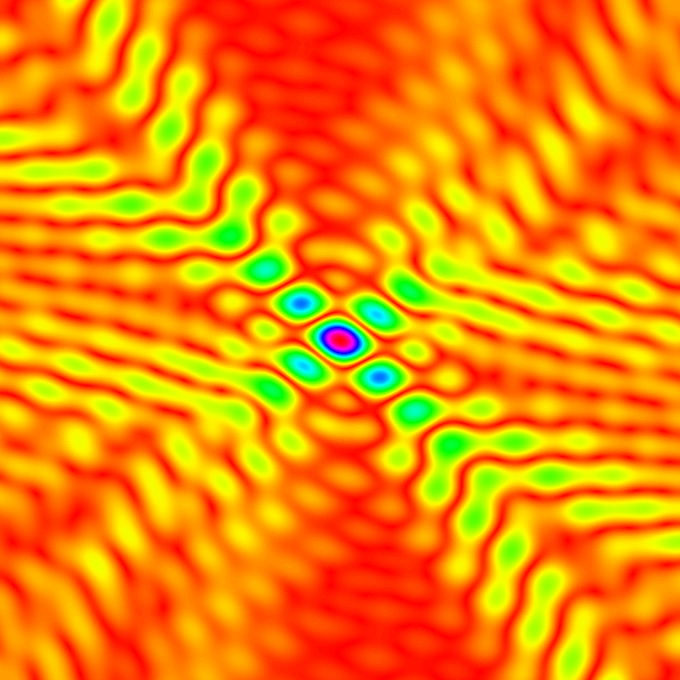
#> input picture max3/DEBUG/image.png, 680 x 680 px
$ python -i to_canonical.py   (imports and definitions only)
#> lines starting #> are read from the running program, lines starting #| are printed output that depends on the picture; after the words box and inside, x2 and y2 are one past the last pixel; in counts of white or black regions, pixels touching at a corner belong together
# Jan-23-2024
# to_canonical.py

import cv2 as cv
import numpy as np
from numpy import ndarray

from max3.src import cfg


def to_canonical(image_in: ndarray) -> ndarray:

    width = cfg.canonical_size
    height = cfg.canonical_size

    # dim = (width, height)
    image_resize = cv.resize(image_in, (width, height), cv.INTER_LANCZOS4)

    threshold, image_thr \
        = cv.threshold(image_resize, 0, 255,
                       cv.THRESH_BINARY + cv.THRESH_OTSU)

    image_correlation = get_correlation(image_thr)

    threshold, image_out \
        = cv.threshold(image_correlation, 0, 255,
                       cv.THRESH_BINARY + cv.THRESH_OTSU)

    image_out[0, :] = 0
    image_out[height - 1, :] = 0
    image_out[:, 0] = 0
    image_out[:, width - 1] = 0

    return image_out


def get_correlation(scene):

    # Calc DFT dimension.
    # ---------------------------------------------------------
    scene_rows = scene.shape[0]
    scene_cols = scene.shape[1]

    height_dft = 256
    width_dft = 256
    dft_shape = (height_dft, width_dft)
    # ---------------------------------------------------------

    # Scene
    # ---------------------------------------------------------
    scene_array_dft = np.zeros(dft_shape, dtype=np.float32)

    scene_array_dft[0:scene_rows, 0:scene_cols] = scene[0::, 0::]

    scene_dft = cv.dft(scene_array_dft, flags=cv.DFT_COMPLEX_OUTPUT)
    # ---------------------------------------------------------

    # Pattern
    # ---------------------------------------------------------
    pattern_size: int = 1
    pattern_rows = pattern_size
    pattern_cols = pattern_size
    pattern_shape = (pattern_rows, pattern_cols)
    pattern = np.empty(pattern_shape, dtype=np.uint8)
    pattern.fill(255)
    # ---------------------------------------------------------
    pattern_array_dft = np.zeros(dft_shape, dtype=np.float32)

    pattern_array_dft[
                height_dft - pattern_rows:height_dft:,
                width_dft - pattern_cols:width_dft:] = pattern[0::, 0::]

    pattern_dft = cv.dft(pattern_array_dft, flags=cv.DFT_COMPLEX_OUTPUT)
    # ---------------------------------------------------------

    # Product 1
    # ---------------------------------------------------------
    product1_dft = np.zeros((height_dft, width_dft, 2), dtype=np.float32)

    dft_mul(scene_dft, pattern_dft, product1_dft)
    # ---------------------------------------------------------

    #  Laplace filtering
    # ---------------------------------------------------------
    array_dft = laplace(height_dft, width_dft)

    filter_dft = cv.dft(array_dft, flags=cv.DFT_COMPLEX_OUTPUT)
    # ---------------------------------------------------------

    # Product 2
    # ---------------------------------------------------------
    product2_dft = np.zeros((height_dft, width_dft, 2), dtype=np.float32)

    dft_mul(product1_dft, filter_dft, product2_dft)
    # ---------------------------------------------------------

    # Inverse product2_dft.
    # ---------------------------------------------------------
    inverse_product2_dft = cv.idft(product2_dft)

    re = inverse_product2_dft[:, :, 0]

    re[re < 0.0] = 0.0
    # ---------------------------------------------------------

    # Get Correlation.
    # ---------------------------------------------------------
    correlation = np.zeros((scene_rows, scene_cols), dtype='float32')
    correlation_norm = np.zeros((scene_rows, scene_cols), dtype=np.float32)

    correlation[0::, 0::] = re[0:scene_rows:, 0:scene_cols:]

    cv.normalize(correlation, correlation_norm, 0, 255, cv.NORM_MINMAX)
    # ---------------------------------------------------------

    return np.uint8(correlation_norm)


def dft_mul(src1, src2, dst):

    x1 = src1[:, :, 0]
    y1 = src1[:, :, 1]

    x2 = src2[:, :, 0]
    y2 = src2[:, :, 1]

    dst[:, :, 0] = (x1 * x2) - (y1 * y2)
    dst[:, :, 1] = (x1 * y2) + (x2 * y1)


def laplace(height_dft, width_dft):

    array_filter = np.zeros((height_dft, width_dft), dtype='float32')

    array_filter[0, 0] = -1
    array_filter[0, 1] = -1
    array_filter[0, 2] = -1

    array_filter[1, 0] = -1
    array_filter[1, 1] = 8
    array_filter[1, 2] = -1

    array_filter[2, 0] = -1
    array_filter[2, 1] = -1
    array_filter[2, 2] = -1

    return array_filter

>>> import cv2
>>> picture = cv2.imread('../../DEBUG/image.png', cv2.IMREAD_GRAYSCALE)
#> picture: shape (680, 680); min 29, max 221, mean 152.3
>>> result = to_canonical(picture)
#> in to_canonical, `image_resize = cv.resize(image_in, (width, height), cv.INTER_LANCZOS4)`:
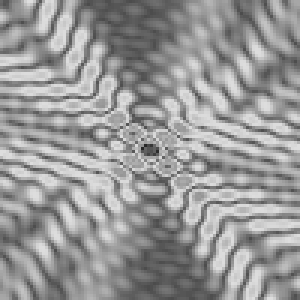
#> image_resize: shape (100, 100) (shown 3 times larger); min 39, max 221, mean 152.2
#> in to_canonical, `threshold, image_thr \ = cv.threshold(image_resize, 0, 255, cv.THRESH_..`:
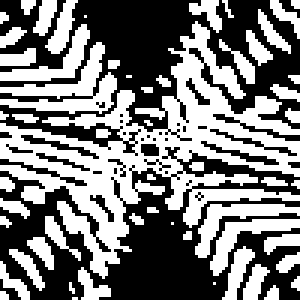
#> image_thr: shape (100, 100) (shown 3 times larger); 48% white; 56 white regions (31 under 20 px), largest, box (x1, y1, x2, y2) and area: (0, 7, 100, 93) 2585, (0, 14, 39, 38) 342, (65, 68, 100, 86) 179
#> in to_canonical, `threshold, image_thr \ = cv.threshold(image_resize, 0, 255, cv.THRESH_..`: threshold = 153
#> in get_correlation, `scene_array_dft[0:scene_rows, 0:scene_cols] = scene[0::, 0::]`:
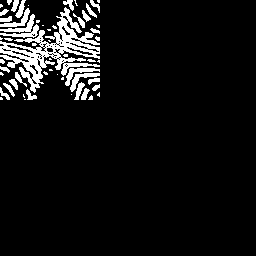
#> scene_array_dft: shape (256, 256) float32; 7.3% white; 56 white regions (31 under 20 px), largest, box (x1, y1, x2, y2) and area: (0, 7, 100, 93) 2585, (0, 14, 39, 38) 342, (65, 68, 100, 86) 179
#> in dft_mul, `x1 = src1[:, :, 0]`:
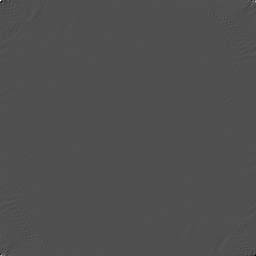
#> x1: shape (256, 256) float32; min -561694.6, max 1224000, mean 0; drawn with min black and max white
#> in dft_mul, `y1 = src1[:, :, 1]`:
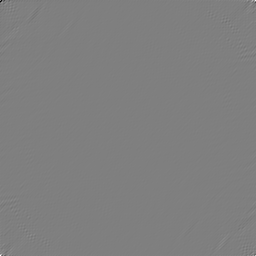
#> y1: shape (256, 256) float32; min -944508.2, max 944508.2, mean 0; drawn with min black and max white
#> in get_correlation, `correlation[0::, 0::] = re[0:scene_rows:, 0:scene_cols:]`:
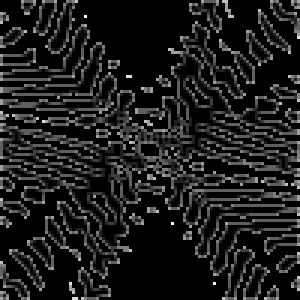
#> correlation: shape (100, 100) float32 (shown 3 times larger); min 0, max 3.41e+10, mean 3.91e+09; drawn with min black and max white
#> in to_canonical, `threshold, image_out \ = cv.threshold(image_correlation, 0, 255, cv.TH..`: image_out: shape (100, 100); 26.3% white in thin lines or dots
#> in to_canonical, `threshold, image_out \ = cv.threshold(image_correlation, 0, 255, cv.TH..`: threshold = 31
#> in to_canonical, `image_out[0, :] = 0`: image_out: shape (100, 100); 26.1% white in thin lines or dots
#> in to_canonical, `image_out[height - 1, :] = 0`: image_out: shape (100, 100); 25.8% white in thin lines or dots
#> in to_canonical, `image_out[:, 0] = 0`: image_out: shape (100, 100); 25.2% white in thin lines or dots
#> in to_canonical, `image_out[:, width - 1] = 0`:
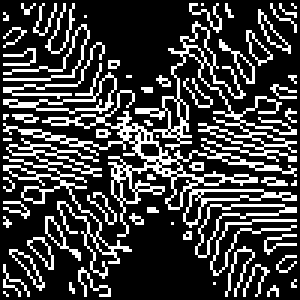
#> image_out: shape (100, 100) (shown 3 times larger); 24.7% white in thin lines or dots

$ run again, on max3/DEBUG/templ.png
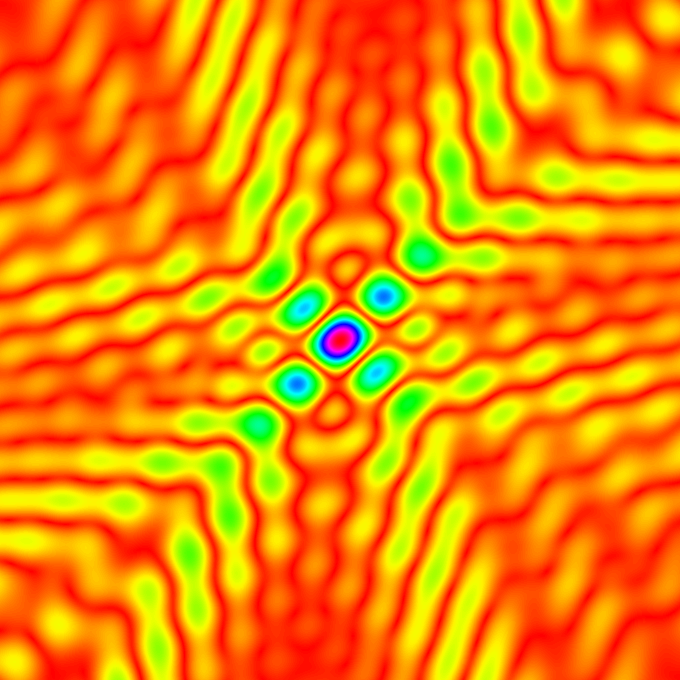
#> input picture max3/DEBUG/templ.png, 680 x 680 px
#> in to_canonical, `threshold, image_thr \ = cv.threshold(image_resize, 0, 255, cv.THRESH_..`:
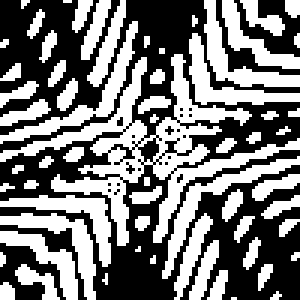
#> image_thr: shape (100, 100) (shown 3 times larger); 47% white; 63 white regions (24 under 20 px), largest, box (x1, y1, x2, y2) and area: (0, 18, 100, 82) 1275, (0, 7, 46, 48) 262, (54, 52, 100, 93) 261
#> in to_canonical, `threshold, image_thr \ = cv.threshold(image_resize, 0, 255, cv.THRESH_..`: threshold = 154
#> in to_canonical, `threshold, image_out \ = cv.threshold(image_correlation, 0, 255, cv.TH..`: threshold = 36
#> in to_canonical, `image_out[:, width - 1] = 0`:
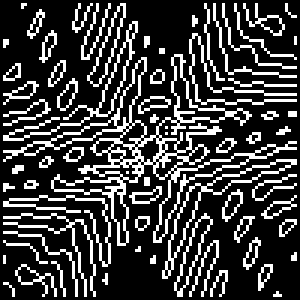
#> image_out: shape (100, 100) (shown 3 times larger); 23.7% white in thin lines or dots
